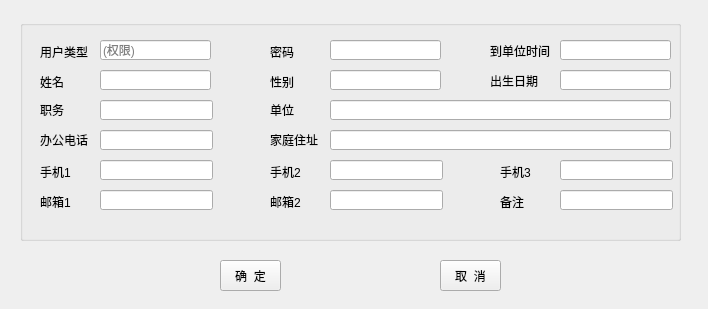
<?xml version="1.0" encoding="UTF-8"?>
<ui version="4.0">
 <class>userInformationForm</class>
 <widget class="QWidget" name="userInformationForm">
  <property name="geometry">
   <rect>
    <x>0</x>
    <y>0</y>
    <width>708</width>
    <height>309</height>
   </rect>
  </property>
  <property name="minimumSize">
   <size>
    <width>708</width>
    <height>309</height>
   </size>
  </property>
  <property name="maximumSize">
   <size>
    <width>708</width>
    <height>309</height>
   </size>
  </property>
  <property name="windowTitle">
   <string>用户信息</string>
  </property>
  <widget class="QGroupBox" name="groupBox">
   <property name="geometry">
    <rect>
     <x>20</x>
     <y>20</y>
     <width>661</width>
     <height>221</height>
    </rect>
   </property>
   <property name="title">
    <string/>
   </property>
   <widget class="QLabel" name="label">
    <property name="geometry">
     <rect>
      <x>20</x>
      <y>22</y>
      <width>54</width>
      <height>20</height>
     </rect>
    </property>
    <property name="text">
     <string>用户类型</string>
    </property>
   </widget>
   <widget class="QLabel" name="label_2">
    <property name="geometry">
     <rect>
      <x>20</x>
      <y>51</y>
      <width>54</width>
      <height>21</height>
     </rect>
    </property>
    <property name="text">
     <string>姓名</string>
    </property>
   </widget>
   <widget class="QLabel" name="label_3">
    <property name="geometry">
     <rect>
      <x>250</x>
      <y>79</y>
      <width>54</width>
      <height>21</height>
     </rect>
    </property>
    <property name="text">
     <string>单位</string>
    </property>
   </widget>
   <widget class="QLabel" name="label_4">
    <property name="geometry">
     <rect>
      <x>250</x>
      <y>110</y>
      <width>54</width>
      <height>20</height>
     </rect>
    </property>
    <property name="text">
     <string>家庭住址</string>
    </property>
   </widget>
   <widget class="QLabel" name="label_5">
    <property name="geometry">
     <rect>
      <x>20</x>
      <y>142</y>
      <width>54</width>
      <height>20</height>
     </rect>
    </property>
    <property name="text">
     <string>手机1</string>
    </property>
   </widget>
   <widget class="QLabel" name="label_6">
    <property name="geometry">
     <rect>
      <x>20</x>
      <y>172</y>
      <width>54</width>
      <height>20</height>
     </rect>
    </property>
    <property name="text">
     <string>邮箱1</string>
    </property>
   </widget>
   <widget class="QLabel" name="label_7">
    <property name="geometry">
     <rect>
      <x>250</x>
      <y>172</y>
      <width>54</width>
      <height>20</height>
     </rect>
    </property>
    <property name="text">
     <string>邮箱2</string>
    </property>
   </widget>
   <widget class="QLabel" name="label_8">
    <property name="geometry">
     <rect>
      <x>250</x>
      <y>51</y>
      <width>54</width>
      <height>21</height>
     </rect>
    </property>
    <property name="text">
     <string>性别</string>
    </property>
   </widget>
   <widget class="QLabel" name="label_9">
    <property name="geometry">
     <rect>
      <x>250</x>
      <y>21</y>
      <width>54</width>
      <height>21</height>
     </rect>
    </property>
    <property name="text">
     <string>密码</string>
    </property>
   </widget>
   <widget class="QLabel" name="label_10">
    <property name="geometry">
     <rect>
      <x>250</x>
      <y>142</y>
      <width>54</width>
      <height>20</height>
     </rect>
    </property>
    <property name="text">
     <string>手机2</string>
    </property>
   </widget>
   <widget class="QLabel" name="label_11">
    <property name="geometry">
     <rect>
      <x>20</x>
      <y>110</y>
      <width>54</width>
      <height>20</height>
     </rect>
    </property>
    <property name="text">
     <string>办公电话</string>
    </property>
   </widget>
   <widget class="QLabel" name="label_12">
    <property name="geometry">
     <rect>
      <x>20</x>
      <y>80</y>
      <width>54</width>
      <height>20</height>
     </rect>
    </property>
    <property name="text">
     <string>职务</string>
    </property>
   </widget>
   <widget class="QLabel" name="label_13">
    <property name="geometry">
     <rect>
      <x>480</x>
      <y>172</y>
      <width>54</width>
      <height>20</height>
     </rect>
    </property>
    <property name="text">
     <string>备注</string>
    </property>
   </widget>
   <widget class="QLabel" name="label_14">
    <property name="geometry">
     <rect>
      <x>470</x>
      <y>50</y>
      <width>54</width>
      <height>21</height>
     </rect>
    </property>
    <property name="text">
     <string>出生日期</string>
    </property>
   </widget>
   <widget class="QLabel" name="label_15">
    <property name="geometry">
     <rect>
      <x>470</x>
      <y>10</y>
      <width>71</width>
      <height>41</height>
     </rect>
    </property>
    <property name="text">
     <string>到单位时间</string>
    </property>
   </widget>
   <widget class="QLabel" name="label_16">
    <property name="geometry">
     <rect>
      <x>480</x>
      <y>142</y>
      <width>54</width>
      <height>20</height>
     </rect>
    </property>
    <property name="text">
     <string>手机3</string>
    </property>
   </widget>
   <widget class="QLineEdit" name="lineEdit_2">
    <property name="geometry">
     <rect>
      <x>80</x>
      <y>50</y>
      <width>111</width>
      <height>20</height>
     </rect>
    </property>
   </widget>
   <widget class="QLineEdit" name="lineEdit_3">
    <property name="geometry">
     <rect>
      <x>80</x>
      <y>80</y>
      <width>113</width>
      <height>20</height>
     </rect>
    </property>
   </widget>
   <widget class="QLineEdit" name="lineEdit_4">
    <property name="geometry">
     <rect>
      <x>80</x>
      <y>110</y>
      <width>113</width>
      <height>20</height>
     </rect>
    </property>
   </widget>
   <widget class="QLineEdit" name="lineEdit_5">
    <property name="geometry">
     <rect>
      <x>80</x>
      <y>140</y>
      <width>113</width>
      <height>20</height>
     </rect>
    </property>
   </widget>
   <widget class="QLineEdit" name="lineEdit_6">
    <property name="geometry">
     <rect>
      <x>80</x>
      <y>170</y>
      <width>113</width>
      <height>20</height>
     </rect>
    </property>
   </widget>
   <widget class="QLineEdit" name="lineEdit_7">
    <property name="geometry">
     <rect>
      <x>310</x>
      <y>50</y>
      <width>111</width>
      <height>20</height>
     </rect>
    </property>
   </widget>
   <widget class="QLineEdit" name="lineEdit_8">
    <property name="geometry">
     <rect>
      <x>310</x>
      <y>110</y>
      <width>341</width>
      <height>20</height>
     </rect>
    </property>
   </widget>
   <widget class="QLineEdit" name="lineEdit_9">
    <property name="geometry">
     <rect>
      <x>310</x>
      <y>80</y>
      <width>341</width>
      <height>20</height>
     </rect>
    </property>
   </widget>
   <widget class="QLineEdit" name="lineEdit_10">
    <property name="geometry">
     <rect>
      <x>310</x>
      <y>140</y>
      <width>113</width>
      <height>20</height>
     </rect>
    </property>
   </widget>
   <widget class="QLineEdit" name="lineEdit_11">
    <property name="geometry">
     <rect>
      <x>310</x>
      <y>170</y>
      <width>113</width>
      <height>20</height>
     </rect>
    </property>
   </widget>
   <widget class="QLineEdit" name="lineEdit_12">
    <property name="geometry">
     <rect>
      <x>540</x>
      <y>50</y>
      <width>111</width>
      <height>20</height>
     </rect>
    </property>
   </widget>
   <widget class="QLineEdit" name="lineEdit_15">
    <property name="geometry">
     <rect>
      <x>540</x>
      <y>140</y>
      <width>113</width>
      <height>20</height>
     </rect>
    </property>
   </widget>
   <widget class="QLineEdit" name="lineEdit_16">
    <property name="geometry">
     <rect>
      <x>540</x>
      <y>170</y>
      <width>113</width>
      <height>20</height>
     </rect>
    </property>
   </widget>
   <widget class="QLineEdit" name="lineEdit_17">
    <property name="geometry">
     <rect>
      <x>310</x>
      <y>20</y>
      <width>111</width>
      <height>20</height>
     </rect>
    </property>
   </widget>
   <widget class="QLineEdit" name="lineEdit_18">
    <property name="geometry">
     <rect>
      <x>540</x>
      <y>20</y>
      <width>111</width>
      <height>20</height>
     </rect>
    </property>
   </widget>
   <widget class="QLineEdit" name="lineEdit_13">
    <property name="geometry">
     <rect>
      <x>80</x>
      <y>20</y>
      <width>111</width>
      <height>20</height>
     </rect>
    </property>
    <property name="statusTip">
     <string/>
    </property>
    <property name="whatsThis">
     <string/>
    </property>
    <property name="text">
     <string/>
    </property>
    <property name="placeholderText">
     <string>(权限)</string>
    </property>
   </widget>
  </widget>
  <widget class="QPushButton" name="pushButton">
   <property name="geometry">
    <rect>
     <x>220</x>
     <y>260</y>
     <width>61</width>
     <height>31</height>
    </rect>
   </property>
   <property name="text">
    <string>确  定</string>
   </property>
  </widget>
  <widget class="QPushButton" name="pushButton_2">
   <property name="geometry">
    <rect>
     <x>440</x>
     <y>260</y>
     <width>61</width>
     <height>31</height>
    </rect>
   </property>
   <property name="text">
    <string>取  消</string>
   </property>
  </widget>
 </widget>
 <resources/>
 <connections/>
</ui>
